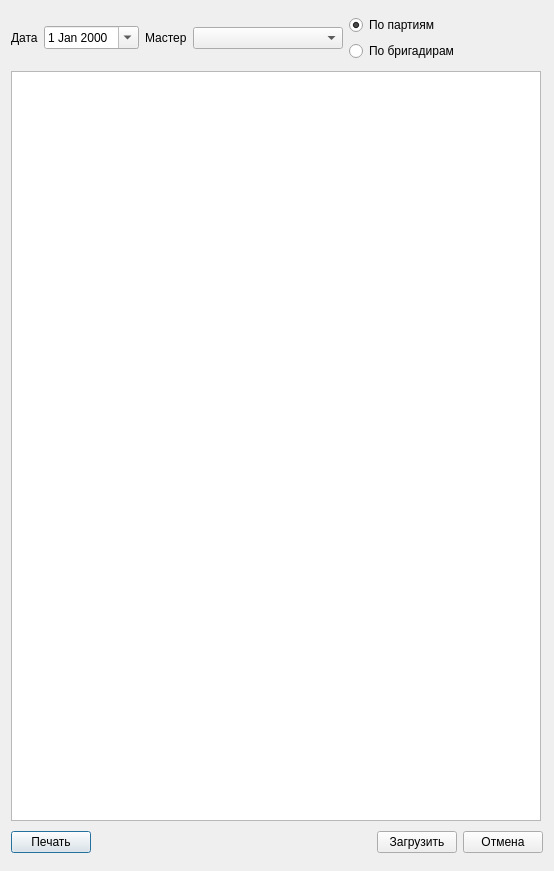
<?xml version="1.0" encoding="UTF-8"?>
<ui version="4.0">
 <class>DialogPackLoad</class>
 <widget class="QDialog" name="DialogPackLoad">
  <property name="geometry">
   <rect>
    <x>0</x>
    <y>0</y>
    <width>554</width>
    <height>871</height>
   </rect>
  </property>
  <property name="windowTitle">
   <string>Загрузить данные упаковки</string>
  </property>
  <layout class="QVBoxLayout" name="verticalLayout_2">
   <item>
    <layout class="QHBoxLayout" name="horizontalLayout">
     <item>
      <widget class="QLabel" name="label">
       <property name="text">
        <string>Дата</string>
       </property>
      </widget>
     </item>
     <item>
      <widget class="QDateEdit" name="dateEdit">
       <property name="calendarPopup">
        <bool>true</bool>
       </property>
      </widget>
     </item>
     <item>
      <widget class="QLabel" name="label_2">
       <property name="text">
        <string>Мастер</string>
       </property>
      </widget>
     </item>
     <item>
      <widget class="QComboBox" name="comboBoxMaster">
       <property name="minimumSize">
        <size>
         <width>150</width>
         <height>0</height>
        </size>
       </property>
      </widget>
     </item>
     <item>
      <layout class="QVBoxLayout" name="verticalLayout">
       <item>
        <widget class="QRadioButton" name="radioButtonPart">
         <property name="text">
          <string>По партиям</string>
         </property>
         <property name="checked">
          <bool>true</bool>
         </property>
        </widget>
       </item>
       <item>
        <widget class="QRadioButton" name="radioButtonRab">
         <property name="text">
          <string>По бригадирам</string>
         </property>
        </widget>
       </item>
      </layout>
     </item>
     <item>
      <spacer name="horizontalSpacer">
       <property name="orientation">
        <enum>Qt::Orientation::Horizontal</enum>
       </property>
       <property name="sizeHint" stdset="0">
        <size>
         <width>40</width>
         <height>20</height>
        </size>
       </property>
      </spacer>
     </item>
    </layout>
   </item>
   <item>
    <widget class="QTextEdit" name="textEdit">
     <property name="minimumSize">
      <size>
       <width>530</width>
       <height>750</height>
      </size>
     </property>
     <property name="maximumSize">
      <size>
       <width>530</width>
       <height>750</height>
      </size>
     </property>
     <property name="readOnly">
      <bool>true</bool>
     </property>
    </widget>
   </item>
   <item>
    <layout class="QHBoxLayout" name="horizontalLayout_2">
     <item>
      <widget class="QPushButton" name="pushButtonPrint">
       <property name="text">
        <string>Печать</string>
       </property>
      </widget>
     </item>
     <item>
      <spacer name="horizontalSpacer_2">
       <property name="orientation">
        <enum>Qt::Orientation::Horizontal</enum>
       </property>
       <property name="sizeHint" stdset="0">
        <size>
         <width>40</width>
         <height>20</height>
        </size>
       </property>
      </spacer>
     </item>
     <item>
      <widget class="QPushButton" name="pushButtonLoad">
       <property name="text">
        <string>Загрузить</string>
       </property>
      </widget>
     </item>
     <item>
      <widget class="QPushButton" name="pushButtonCancel">
       <property name="text">
        <string>Отмена</string>
       </property>
      </widget>
     </item>
    </layout>
   </item>
  </layout>
 </widget>
 <resources/>
 <connections/>
</ui>
